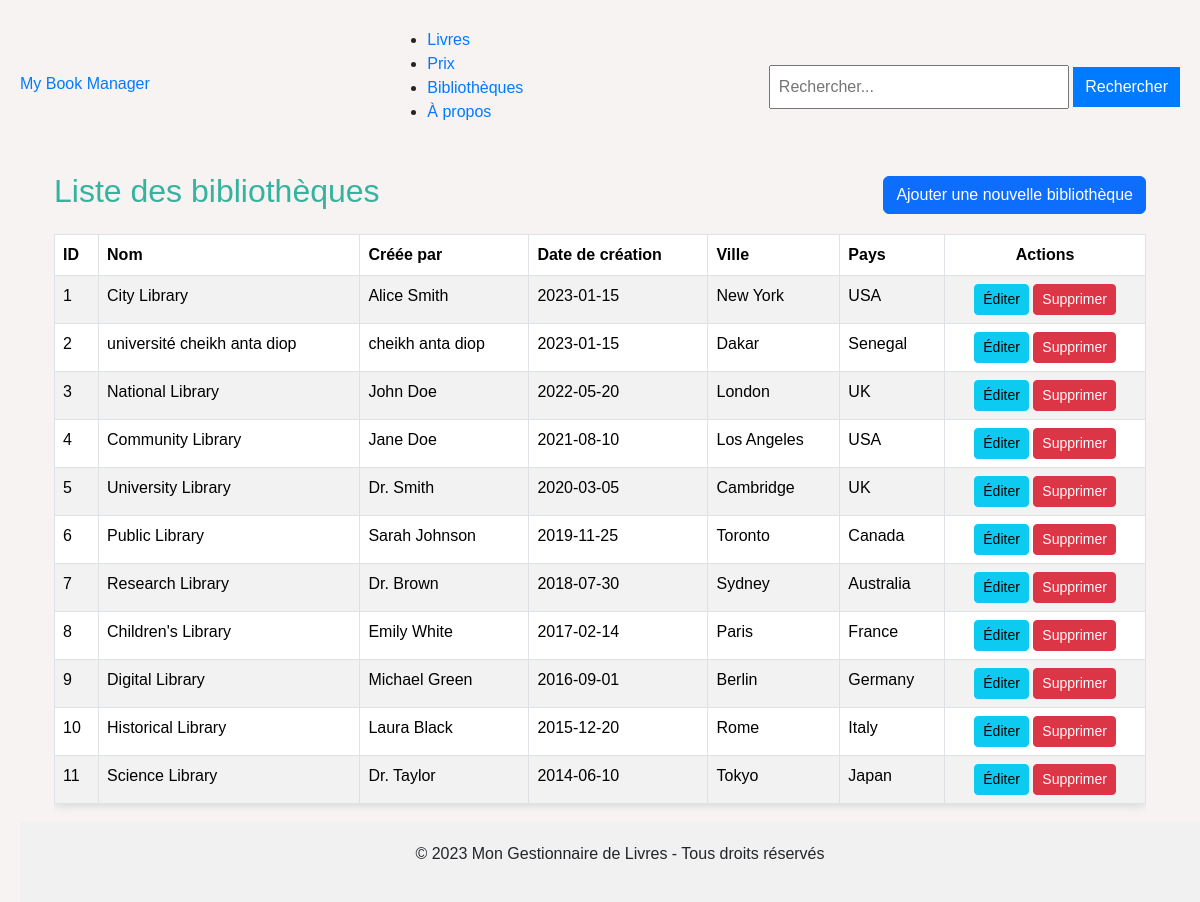
Page /libraries on the earlier database version.
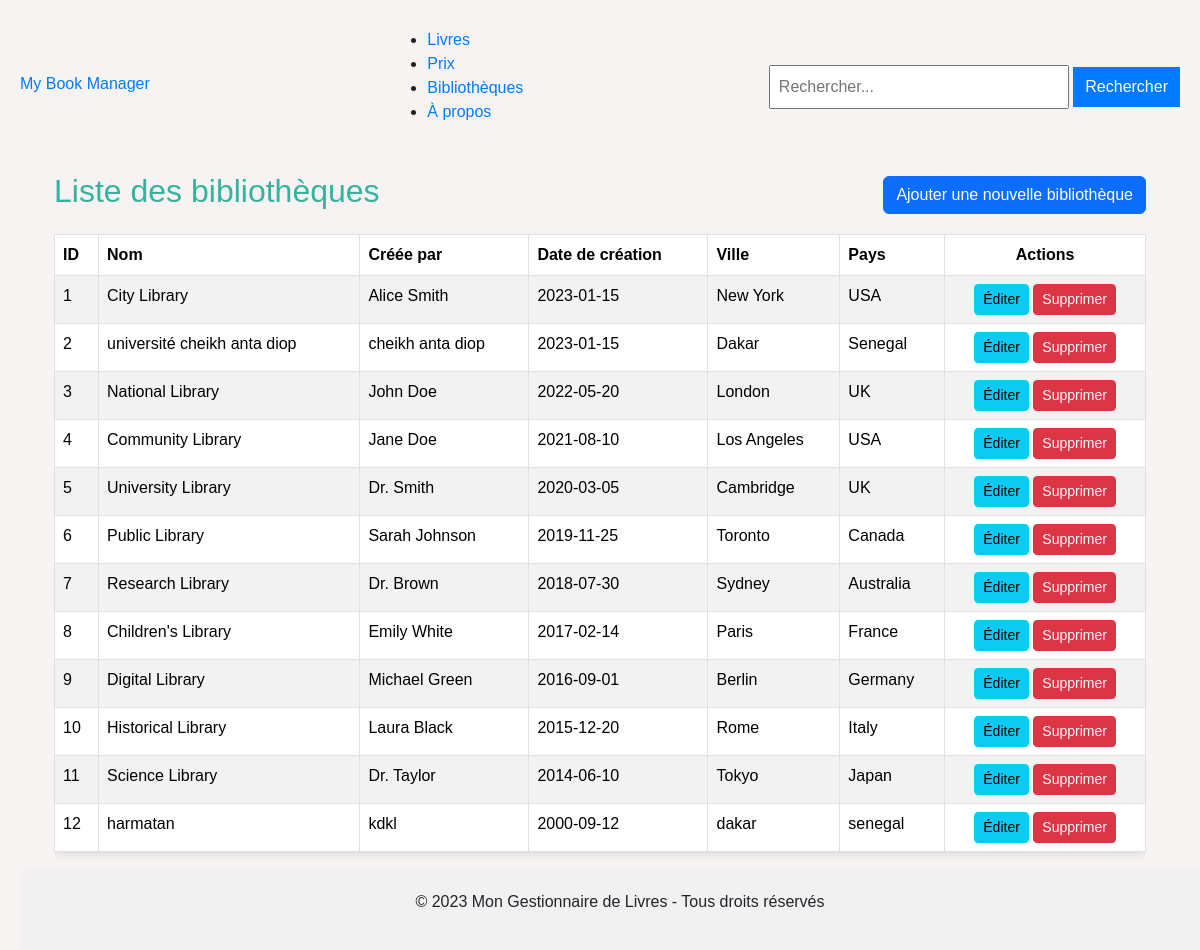
Same page on the later database version.
### tables this page shows
CREATE TABLE library(
                       id INTEGER PRIMARY KEY AUTOINCREMENT,
                       name TEXT NOT NULL,
                       created_by TXT NOT NULL,
                       date_of_creation DATE NOT NULL,
                       city TEXT NOT NULL,
                       country TEXT NOT NULL
                   );

### app.py (the view)
@app.route('/libraries')
def list_libraries():
    libraries = execute_query('SELECT * FROM library', fetch_all=True)
    return render_template('libraries/libraries.html', libraries=libraries)

### app.py (called while the page is built)
def get_db_connection():
    db = getattr(g, '_database', None)
    if db is None:
        db = g._database = sqlite3.connect(DATABASE)
        db.row_factory = sqlite3.Row
    return db

@app.teardown_appcontext
def close_connection(exception):
    db = getattr(g, '_database', None)
    if db is not None:
        db.close()

def execute_query(query, params=None, fetch_all=False):
    conn = get_db_connection()
    cursor = conn.cursor()
    try:
        if params:
            cursor.execute(query, params)
        else:
            cursor.execute(query)
        if fetch_all:
            return cursor.fetchall()
        conn.commit()
        return True
    except sqlite3.Error as e:
        print(f"Erreur lors de l'exécution de la requête : {e}")
        conn.rollback()
        return False

### templates/libraries/libraries.html (shortened to what this page needs)
{% extends 'layout.html' %}
{% block content %}
<main class="container mt-4">
    <div class="d-flex justify-content-between align-items-center mb-3">
        <h2>Liste des bibliothèques</h2>
        <a href="{{ url_for('add_library') }}" class="btn btn-primary">
            Ajouter une nouvelle bibliothèque
        </a>
    </div>
    {% if libraries %}
    <div class="table-responsive">
        <table class="table table-striped table-bordered">
            <thead class="thead-dark">
                <tr>
                    <th scope="col">ID</th>
                    <th scope="col">Nom</th>
                    <th scope="col">Créée par</th>
                    <th scope="col">Date de création</th>
                    <th scope="col">Ville</th>
                    <th scope="col">Pays</th>
                    <th scope="col" class="text-center">Actions</th>
                </tr>
            </thead>
            <tbody>
                {% for library in libraries %}
                <tr>
                    <td>{{ library.id }}</td>
                    <td>{{ library.name }}</td>
                    <td>{{ library.created_by }}</td>
                    <td>{{ library.date_of_creation }}</td>
                    <td>{{ library.city }}</td>
                    <td>{{ library.country }}</td>
                    <td class="text-center">
                        <a href="{{ url_for('edit_library', id=library.id) }}" class="btn btn-sm btn-info" aria-label="Éditer la bibliothèque {{ library.name }}">
                            Éditer
                        </a>
                        <a href="{{ url_for('delete_library', id=library.id) }}" class="btn btn-sm btn-danger" aria-label="Supprimer la bibliothèque {{ library.name }}" onclick="return confirm('Êtes-vous sûr de vouloir supprimer cette bibliothèque ?');">
                            Supprimer
                        </a>
                    </td>
                </tr>
                {% endfor %}
            </tbody>
        </table>
    </div>
    {% else %}
    <div class="alert alert-info" role="alert">
        <p>Aucune bibliothèque n'a été trouvée.</p>
    </div>
    {% endif %}
    <div class="mt-4">
        <a href="{{ url_for('home') }}" class="btn btn-secondary">Retour à l'accueil</a>
    </div>
</main>
{% endblock %}

Differences in the rows shown:
added library: id "12", name "harmatan", created_by "kdkl", date_of_creation "2000-09-12", city "dakar", country "senegal"
